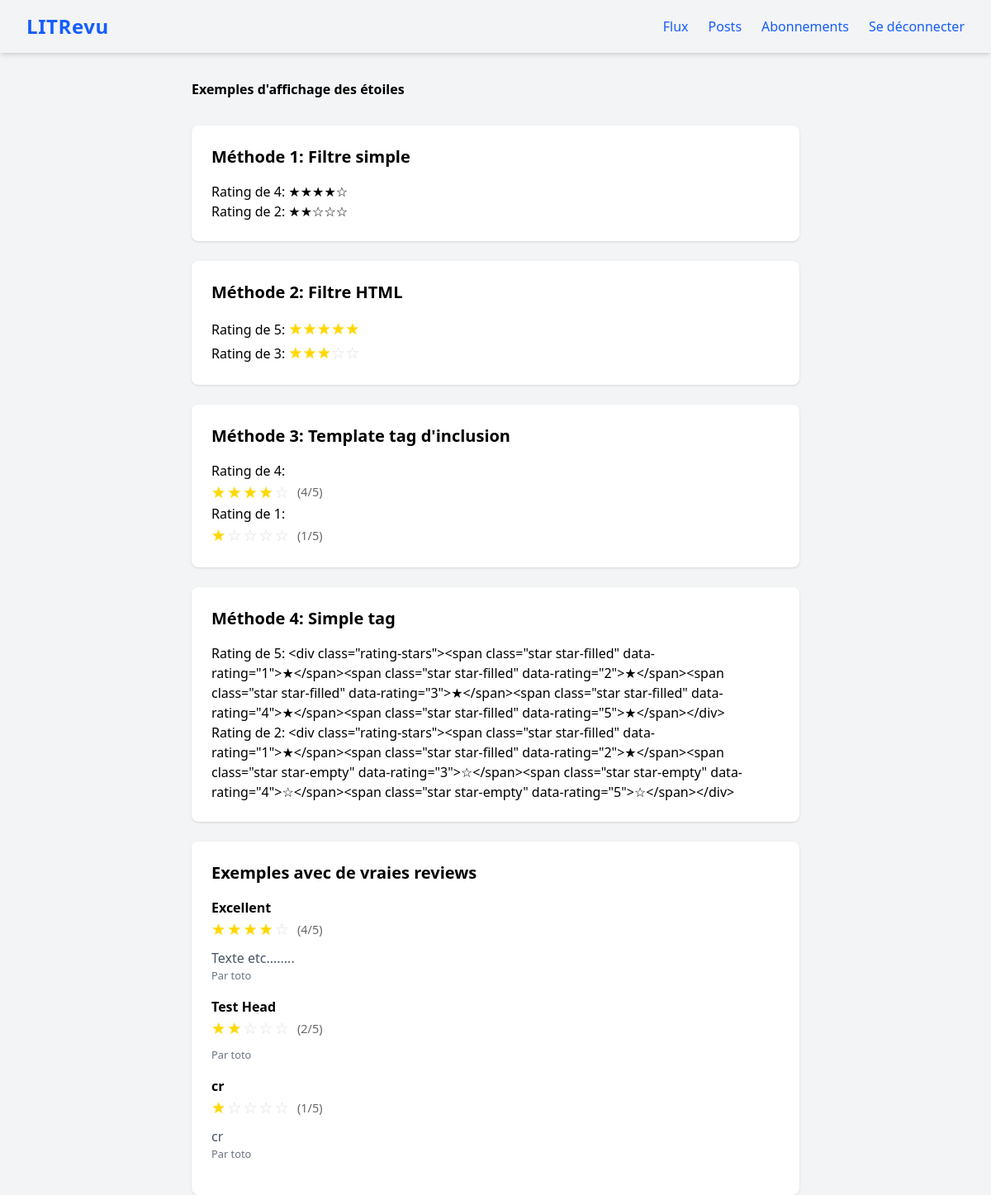
The page /stars-demo/ (signed in) on the database as committed earlier.
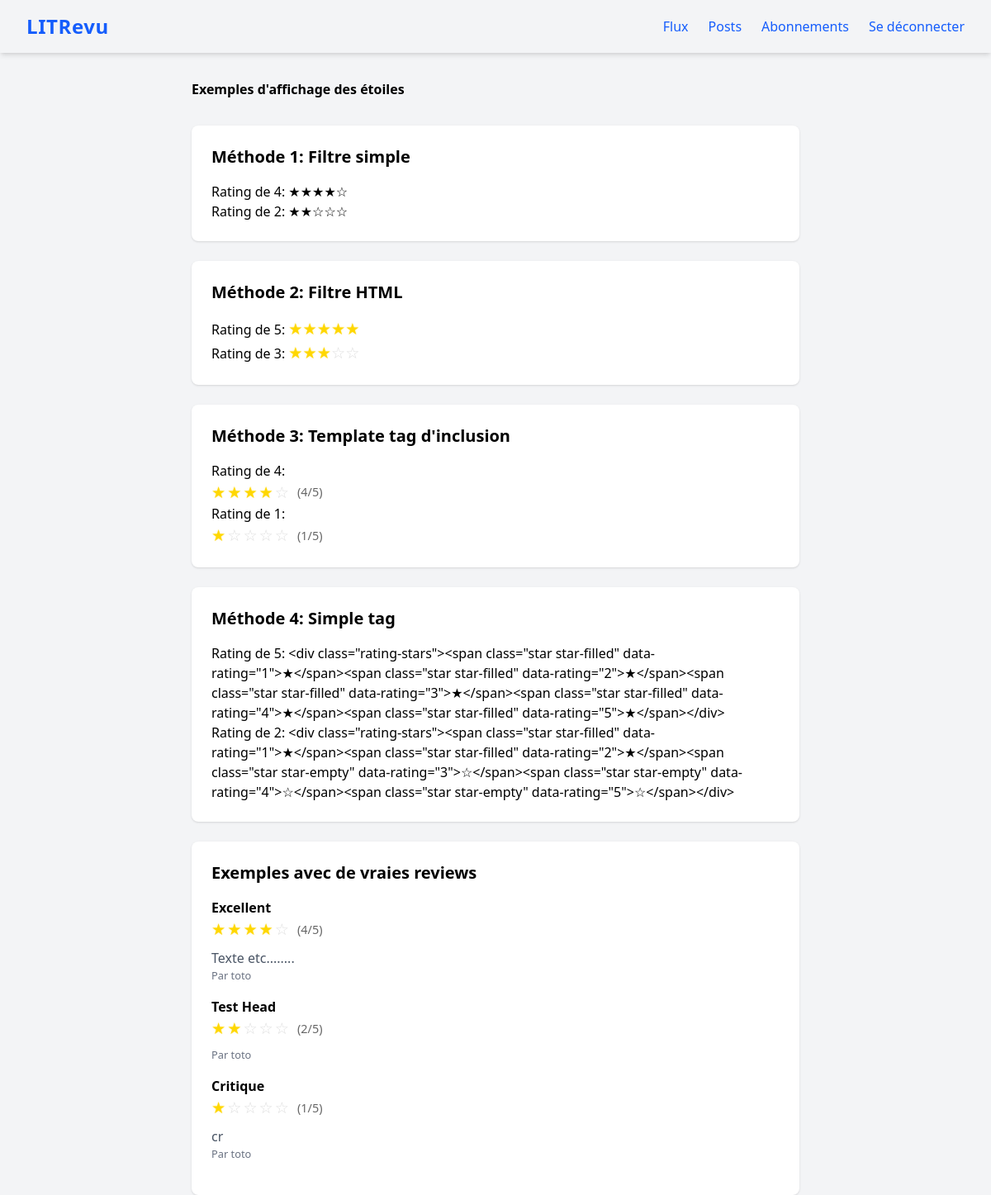
The same page on the database as committed later.
### review/models.py (models this page shows, shortened)
class Review(models.Model):
    ticket = models.ForeignKey(
        to=Ticket,
        related_name="reviews",
        on_delete=models.CASCADE
    )
    rating = models.IntegerField(
        validators=[MinValueValidator(0), MaxValueValidator(5)])
    headline = models.CharField(max_length=128)
    body = models.CharField(max_length=8192, blank=True)
    user = models.ForeignKey(
        to=settings.AUTH_USER_MODEL, on_delete=models.CASCADE)
    created = models.DateTimeField(auto_now_add=True)

### authentication/models.py (models this page shows)
class User(AbstractUser):
    follows = models.ManyToManyField(
        'self',
        symmetrical=False,
        verbose_name='suit'
    )

### review/views.py (the view)
# urls.py: path('stars-demo/', review.views.stars_demo, name='stars-demo'),
@login_required
def stars_demo(request):
    reviews = models.Review.objects.select_related('user', 'ticket')[:5]
    return render(request, 'review/stars_demo.html', {
        'reviews': reviews
    })

### review/templatetags/review_extras.py (called while the page is built)
@register.filter
def stars(rating):
    if rating is None:
        return ""
    rating = int(rating)
    full_stars = "★" * rating
    empty_stars = "☆" * (5 - rating)
    return full_stars + empty_stars

@register.filter
def stars_html(rating):
    if rating is None:
        return ""
    rating = int(rating)
    stars_html = ""
    for i in range(1, 6):
        if i <= rating:
            stars_html += '<span class="star filled">★</span>'
        else:
            stars_html += '<span class="star empty">☆</span>'
    return stars_html

@register.inclusion_tag('review/_stars.html')
def display_stars(rating):
    return {'rating': rating}

@register.simple_tag
def rating_stars(rating, max_rating=5):
    if rating is None:
        rating = 0
    rating = min(max(int(rating), 0), max_rating)
    html = '<div class="rating-stars">'
    for i in range(1, max_rating + 1):
        if i <= rating:
            html += (f'<span class="star star-filled" '
                     f'data-rating="{i}">★</span>')
        else:
            html += (f'<span class="star star-empty" '
                     f'data-rating="{i}">☆</span>')
    html += '</div>'
    return html

### review/templates/review/stars_demo.html (shortened to what this page needs)
{% extends 'base.html' %}
{% load review_extras %}
{% load static %}
{% block extra_css %}
<link rel="stylesheet" href="{% static 'review/css/styles.css' %}">
{% endblock %}
{% block content %}
<div class="container mx-auto px-4 py-8">
    <h1 class="text-3xl font-bold mb-8">Exemples d'affichage des étoiles</h1>
    <div class="grid gap-6">
        <div class="bg-white p-6 rounded-lg shadow">
            <h2 class="text-xl font-semibold mb-4">Méthode 1: Filtre simple</h2>
            <p>Rating de 4: {{ 4|stars }}</p>
            <p>Rating de 2: {{ 2|stars }}</p>
        </div>
        <div class="bg-white p-6 rounded-lg shadow">
            <h2 class="text-xl font-semibold mb-4">Méthode 2: Filtre HTML</h2>
            <p>Rating de 5: {{ 5|stars_html|safe }}</p>
            <p>Rating de 3: {{ 3|stars_html|safe }}</p>
        </div>
        <div class="bg-white p-6 rounded-lg shadow">
            <h2 class="text-xl font-semibold mb-4">Méthode 3: Template tag d'inclusion</h2>
            <p>Rating de 4: {% display_stars 4 %}</p>
            <p>Rating de 1: {% display_stars 1 %}</p>
        </div>
        <div class="bg-white p-6 rounded-lg shadow">
            <h2 class="text-xl font-semibold mb-4">Méthode 4: Simple tag</h2>
            <p>Rating de 5: {% rating_stars 5 %}</p>
            <p>Rating de 2: {% rating_stars 2 %}</p>
        </div>
        {% if reviews %}
        <div class="bg-white p-6 rounded-lg shadow">
            <h2 class="text-xl font-semibold mb-4">Exemples avec de vraies reviews</h2>
            {% for review in reviews %}
            <div class="border-b pb-4 mb-4">
                <h3 class="font-bold">{{ review.headline }}</h3>
                {% display_stars review.rating %}
                <p class="text-gray-600 mt-2">{{ review.body|truncatewords:20 }}</p>
                <small class="text-gray-500">Par {{ review.user.username }}</small>
            </div>
            {% endfor %}
        </div>
        {% endif %}
    </div>
</div>
{% endblock %}

### review/templates/review/_stars.html
<div class="rating-display">
    {% for i in "12345" %}
        {% if forloop.counter <= rating %}
            <span class="star filled">★</span>
        {% else %}
            <span class="star empty">☆</span>
        {% endif %}
    {% endfor %}
    <span class="rating-text">({{ rating }}/5)</span>
</div>

Rows that differ between the two databases and show on the page:
changed Review "cr": headline "cr" → "Critique"
